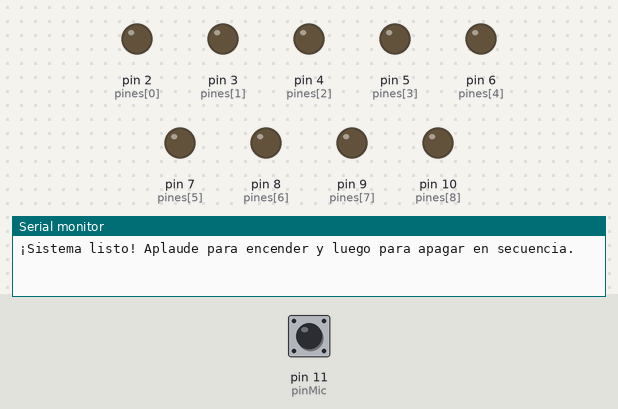
Recording of a sketch running on a simulated Arduino Uno, built with avr-gcc and run on an emulated ATmega328P. Shown: output pins drawn as LEDs (lit = HIGH), the last lines printed to the serial monitor. The inputs (shaded band) are chosen by the test bench; at power-on: pin 11 (pinMic) HIGH.

Above: at 1.2 s.
1.3 s: pin 11 (pinMic) pulled LOW for 1 s
At 3.0 s:
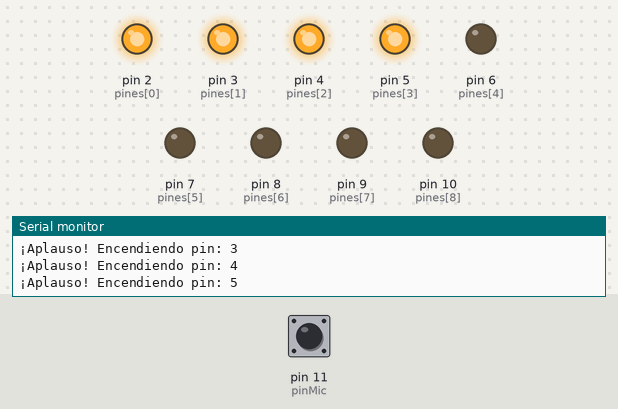
3.8 s: pin 11 (pinMic) pulled LOW for 0.15 s
At 4.1 s:
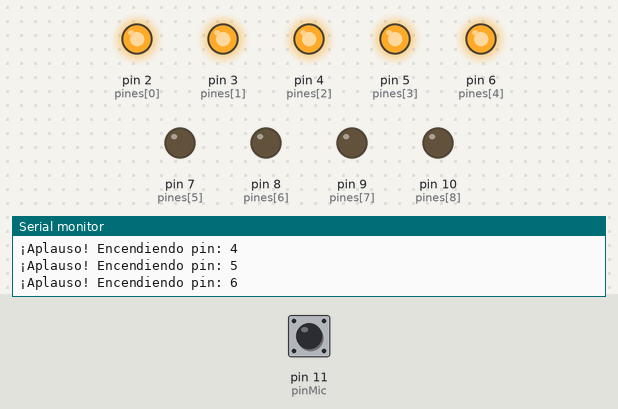
5.4 s: pin 11 (pinMic) pulled LOW for 3.2 s
At 9.2 s:
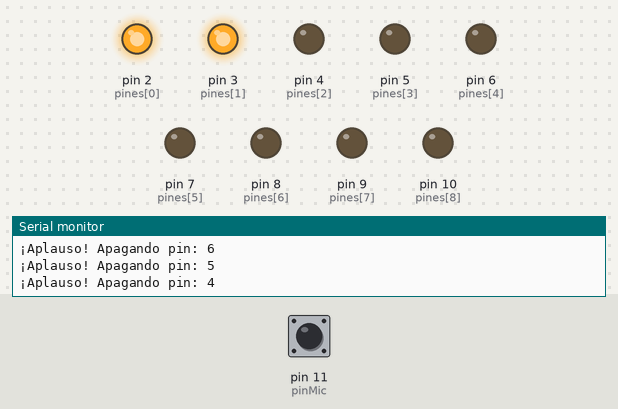
10.1 s: pin 11 (pinMic) driven LOW
At 13.0 s:
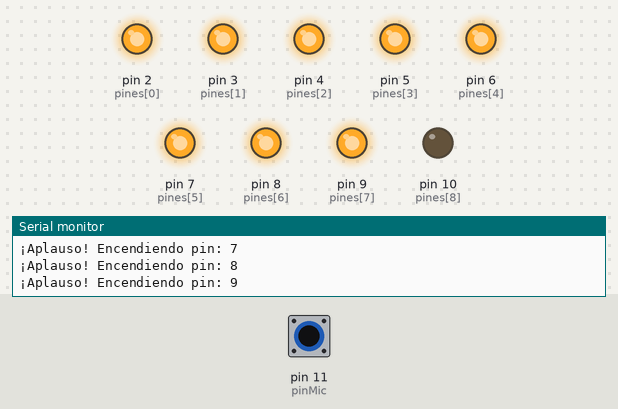
13.1 s: pin 11 (pinMic) driven HIGH
At 13.7 s:
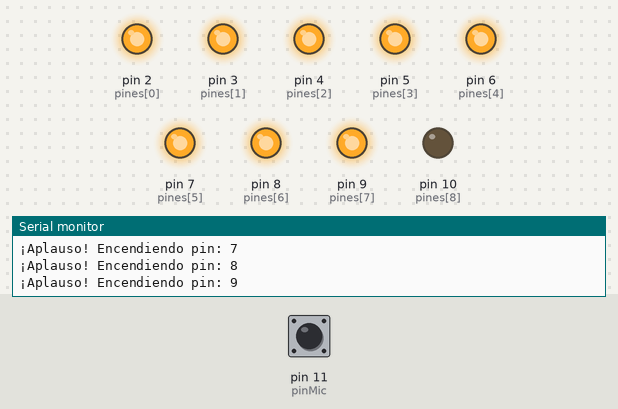
Timing chart, 0 to 15.6 s (numbered marks = the images above; inputs shaded):
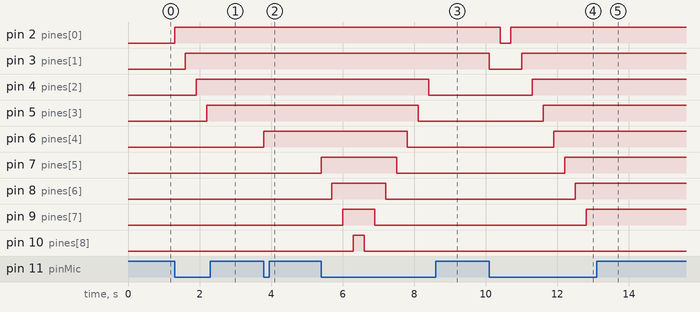

Measured:
- after the input at 1.3 s, pin 2 (pines[0]): LOW → HIGH at once; pin 3 (pines[1]): LOW → HIGH after 0.30 s; pin 4 (pines[2]): LOW → HIGH after 0.60 s; pin 5 (pines[3]): LOW → HIGH after 0.90 s
- after the input at 3.8 s, pin 6 (pines[4]): LOW → HIGH at once
- after the input at 5.4 s, pin 4 (pines[2]): HIGH → LOW after 3.0 s; pin 5 (pines[3]): HIGH → LOW after 2.7 s; pin 6 (pines[4]): HIGH → LOW after 2.4 s; pin 7 (pines[5]): LOW → HIGH at once, → LOW 2.1 s later; pin 8 (pines[6]): LOW → HIGH after 0.30 s, → LOW 1.5 s later
- after the input at 10.1 s, pin 2 (pines[0]): HIGH → LOW after 0.30 s, → HIGH 0.30 s later; pin 3 (pines[1]): HIGH → LOW at once, → HIGH 0.90 s later; pin 4 (pines[2]): LOW → HIGH after 1.2 s; pin 5 (pines[3]): LOW → HIGH after 1.5 s; pin 6 (pines[4]): LOW → HIGH after 1.8 s
- after the input at 13.1 s, pin 3 (pines[1]): stays HIGH (without the input it goes to LOW after 2.4 s); pin 4 (pines[2]): stays HIGH (without the input it goes to LOW after 2.1 s)

The sketch:

Corre_Micro.ino
```cpp
const int pinMic = 11;                    // Pin digital del micrófono
const int numLeds = 9;                    // Total de LEDs (ahora son 9)
const int pines[numLeds] = {2, 3, 4, 5, 6, 7, 8, 9, 10}; // Pines del 2 al 10

int indiceActual = 0;           // Controla qué LED se enciende o apaga
bool encendiendo = true;        // Estado: true = encendiendo, false = apagando
unsigned long ultimoAplauso = 0;
const int tiempoEspera = 300;   // Antirrebote en milisegundos

void setup() {
  pinMode(pinMic, INPUT_PULLUP); // Micrófono con pull-up interno

  // Configuramos los 9 LEDs como salida y los apagamos
  for (int i = 0; i < numLeds; i++) {
    pinMode(pines[i], OUTPUT);
    digitalWrite(pines[i], LOW);
  }

  Serial.begin(9600);
  Serial.println("¡Sistema listo! Aplaude para encender y luego para apagar en secuencia.");
}

void loop() {
  // Detecta el aplauso de forma limpia
  if (digitalRead(pinMic) == LOW && (millis() - ultimoAplauso) > tiempoEspera) {
    ultimoAplauso = millis();

    if (encendiendo) {
      // FASE 1: Encender en secuencia (del pin 2 al 10)
      digitalWrite(pines[indiceActual], HIGH);
      Serial.print("¡Aplauso! Encendiendo pin: ");
      Serial.println(pines[indiceActual]);

      indiceActual++;

      // Si ya encendimos el último, cambiamos el sentido a apagar
      if (indiceActual >= numLeds) {
        indiceActual = numLeds - 1; // Nos posicionamos en el último LED (pin 10)
        encendiendo = false;        // Cambiamos el modo a apagar
        Serial.println("--- Secuencia de encendido completa. El siguiente aplauso comenzará a apagar ---");
      }

    } else {
      // FASE 2: Apagar en secuencia (del pin 10 al 2)
      digitalWrite(pines[indiceActual], LOW);
      Serial.print("¡Aplauso! Apagando pin: ");
      Serial.println(pines[indiceActual]);

      indiceActual--;

      // Si ya apagamos el primero, reiniciamos el ciclo para volver a encender
      if (indiceActual < 0) {
        indiceActual = 0;           // Nos posicionamos en el primer LED (pin 2)
        encendiendo = true;         // Cambiamos el modo a encender
        Serial.println("--- Todos apagados. Listo para volver a encender ---");
      }
    }
  }
}
```
